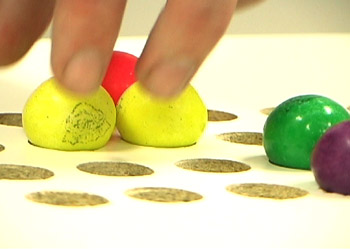
#> input picture website/images/sequencer3.jpg, 350 x 250 px
$ python cell_probe.py --image website/images/sequencer3.jpg   (older library calls are emulated)
#> lines starting #> are read from the running program, lines starting #| are printed output that depends on the picture
#!/usr/bin/env python3
"""Bubblegum sequencer, step 1: measure all 64 cells.

Answers one question: how far apart do filled and empty holes actually sit?

The holes are found in the image rather than predicted from a grid: they are
the only round mid-bright things on a black sheet, so detecting them directly
is easier and far more accurate than modelling where they ought to be. A
smooth polynomial warp is then fitted to the detections, which both fills in
any hole the detector missed and absorbs the lens's barrel distortion.

You still click the four corner holes once (cached to corners.json), but only
to say which part of the frame the board occupies. Nothing is positioned from
them.

Usage:
    python cell_probe.py --index 0              # live camera
    python cell_probe.py --image frame.png      # a saved frame
    python cell_probe.py --image frame.png --reclick   # redo the corners

Outputs, next to the working directory:
    cells.csv       one row per cell
    cells_map.png   the frame with every sampled disc drawn on it
    cells_plot.png  two scatter plots: colour plane, and brightness vs texture
    frame_last.png  the raw frame, so a run can be repeated offline
    warp.json       the fitted geometry, reused when the board is too dark to
                    find the empty holes
    tag_reference.json  where the grid sits relative to the AprilTags, so the
                    geometry follows the board when it is moved
    exposure.json   the exposure --dial-exposure settled on
    prototypes.json the taught colours and their spreads

Exposure is set on the camera through uvc-util, which lives next to this file.
OpenCV accepts the exposure property under macOS and then ignores it.
"""

import argparse
import csv
import json
import os
import shutil
import subprocess
import sys

import cv2
import numpy as np

COLS, ROWS = 16, 4
WARP_FILE = "warp.json"

# How far out to look when working out what a hole should be brighter than.
# 90 was too far: it reached up into the LED strips sitting just beyond the
# top and bottom rows, inflated the local reference there, and lost half of
# row 0 and a third of row 3. 40 keeps the strips out. Much below that and it
# starts averaging the hole into its own background.
BACKGROUND_SIGMA = 40
CORNER_PROMPTS = [
    "top-left hole (row 0, col 0)",
    "top-right hole (row 0, col 15)",
    "bottom-right hole (row 3, col 15)",
    "bottom-left hole (row 3, col 0)",
]


# ---------------------------------------------------------------- corners

def click_corners(frame, preview_width=1280):
    """Ask for the four corner hole centres, in order."""
    scale = min(1.0, preview_width / frame.shape[1])
    view0 = cv2.resize(frame, None, fx=scale, fy=scale) if scale < 1.0 else frame.copy()
    picked = []

    def on_mouse(event, mx, my, flags, _):
        if event == cv2.EVENT_LBUTTONDOWN and len(picked) < 4:
            picked.append((mx / scale, my / scale))

    win = "click the 4 corner holes"
    cv2.namedWindow(win)
    cv2.setMouseCallback(win, on_mouse)

    while len(picked) < 4:
        view = view0.copy()
        for i, (px, py) in enumerate(picked):
            cv2.circle(view, (int(px * scale), int(py * scale)), 8, (0, 255, 0), 2)
            cv2.putText(view, str(i), (int(px * scale) + 12, int(py * scale)),
                        cv2.FONT_HERSHEY_SIMPLEX, 0.6, (0, 255, 0), 2)
        msg = f"click {CORNER_PROMPTS[len(picked)]}    (u = undo, q = abort)"
        cv2.putText(view, msg, (12, 28), cv2.FONT_HERSHEY_SIMPLEX, 0.6,
                    (0, 0, 0), 4, cv2.LINE_AA)
        cv2.putText(view, msg, (12, 28), cv2.FONT_HERSHEY_SIMPLEX, 0.6,
                    (0, 255, 0), 1, cv2.LINE_AA)
        cv2.imshow(win, view)
        key = cv2.waitKey(20) & 0xFF
        if key == ord("q"):
            cv2.destroyWindow(win)
            return None
        if key == ord("u") and picked:
            picked.pop()

    cv2.destroyWindow(win)
    return picked


# ---------------------------------------------------------------- finding holes

# [77 lines left out: functions find_holes, group_rows, not called in this run]


# ---------------------------------------------------------------- tags

TAG_DICT = cv2.aruco.DICT_APRILTAG_36h11
REFERENCE_FILE = "tag_reference.json"


def detect_tags(gray):
    """Every AprilTag in the frame, as id -> its four corners.

    The tags sit near the strips and the white paper tends to wash out, so if
    the plain frame comes up short the same detector is run again on contrast
    equalised copies and the best answer wins. Note that widening the adaptive
    threshold range, which looks like the obvious knob, made things worse on a
    real frame: four tags became two.
    """
    d = cv2.aruco.getPredefinedDictionary(TAG_DICT)
    detector = cv2.aruco.ArucoDetector(d, cv2.aruco.DetectorParameters())
    flat = gray.astype(np.float32)
    flat = np.clip(flat / (cv2.GaussianBlur(flat, (0, 0), 31) + 1e-6) * 128, 0, 255)

    best = {}
    for image in (gray, cv2.createCLAHE(6.0, (8, 8)).apply(gray),
                  flat.astype(np.uint8)):
        corners, ids, _ = detector.detectMarkers(image)
        if ids is None:
            continue
        found = {int(i): c[0].astype(np.float64) for i, c in zip(ids.ravel(), corners)}
        if len(found) > len(best):
            best = found
        if len(best) >= 4:
            break
    return best


# [19 lines left out: functions write_reference, save_reference, not called in this run]


def load_reference():
    if not os.path.exists(REFERENCE_FILE):
        return None, None
    with open(REFERENCE_FILE) as fh:
        r = json.load(fh)
    rows = [row + [1] * (5 - len(row)) for row in r["cells"]]
    return ({int(k): np.array(v) for k, v in r["tags"].items()},
            np.array(rows, float))


# [50 lines left out: functions row_pitch, accumulate_reference, not called in this run]


def cells_from_tags(tags):
    """Place all 64 cells by moving the stored grid onto the tags seen now.

    Three tags is enough, which matters because one of the four is usually the
    marginal one. Four is better: the homography is then over-determined and
    the fit reports how well it agrees.
    """
    ref_tags, ref_cells = load_reference()
    if ref_tags is None:
        return None, None
    shared = sorted(set(ref_tags) & set(tags))
    if len(shared) < 3:
        return None, None

    src = np.vstack([ref_tags[i] for i in shared])
    dst = np.vstack([tags[i] for i in shared])
    H, _ = cv2.findHomography(src, dst, cv2.RANSAC, 3.0)
    if H is None:
        return None, None
    moved = cv2.perspectiveTransform(
        np.float32([ref_cells[:, :2]]), H)[0]

    # Carry the sample ellipses across too, scaled by however much the
    # homography stretches the image at each cell.
    nudged = cv2.perspectiveTransform(
        np.float32([ref_cells[:, :2] + [1.0, 0.0]]), H)[0]
    raised = cv2.perspectiveTransform(
        np.float32([ref_cells[:, :2] + [0.0, 1.0]]), H)[0]
    sx = np.linalg.norm(nudged - moved, axis=1)
    sy = np.linalg.norm(raised - moved, axis=1)

    fit = float(np.median(np.linalg.norm(
        cv2.perspectiveTransform(np.float32([src]), H)[0] - dst, axis=1)))
    cells = [{"idx": i, "row": i // COLS, "col": i % COLS,
              "x": float(moved[i][0]), "y": float(moved[i][1]),
              "rx": max(4, int(ref_cells[i][2] * sx[i])),
              "ry": max(4, int(ref_cells[i][3] * sy[i])),
              "found": 0}
             for i in range(COLS * ROWS)]
    return cells, (shared, fit, H)


# ---------------------------------------------------------------- board to pixels

# [46 lines left out: functions warp_basis, fit_warp, seed_labels, load_warp, not called in this run]


def save_warp(cx, cy, v_degree):
    with open(WARP_FILE, "w") as fh:
        json.dump({"cx": list(cx), "cy": list(cy), "v_degree": v_degree}, fh)


# [121 lines left out: function locate_cells, not called in this run]


# ---------------------------------------------------------------- colours

PROTOTYPE_FILE = "prototypes.json"
# Floors on the spread, per Lab channel. Four balls in one frame understate
# how much a colour really varies across the board, and a spread measured as
# near zero would make the classifier absurdly sure of itself.
#
# L is floored much higher than a and b because brightness is what position
# costs you: the same pink ball reads L 50 mid-board and L 30 in the corner,
# where the light is weakest and the sample smallest, while its a stays near
# 48 either way. Measured on a full board, 4.5 spreads then sits between the
# worst real ball at 3.9 and the nearest empty hole at 5.7.
SPREAD_FLOOR = (12.0, 4.0, 4.0)
# Teaching throws out strays by hue alone, never brightness. An empty hole
# that happens to be bright lands in the filled group and is the wrong colour;
# a real ball at the board's edge is the right colour but dim, and trimming on
# brightness threw that one away while keeping the stray. Floored at 7 because
# a dim ball loses some chroma too: the corner pink reads a* 34 where the
# others read 47.
TRIM_FLOOR = 7.0        # Lab units of hue that still count as the same colour
TRIM_DISTANCE = 3.0     # how many of those a colour may span
MAX_DISTANCE = 4.5      # spreads away from a prototype before we disown it
MARGIN = 1.4            # how much closer the winner must be than the runner-up


# [241 lines left out: functions load_prototypes, split_board, summarise, teach, classify, sample_cell and 3 more, not called in this run]


# ---------------------------------------------------------------- main

EXPOSURE_FILE = "exposure.json"

# The camera's own exposure-time-abs control runs 1 to 5000 and auto picks about
# 157, which blows the balls out. These are the settings worth trying, spaced
# geometrically so each step is roughly half a stop.
EXPOSURE_CANDIDATES = [4, 6, 9, 13, 19, 27, 38, 55, 78, 110, 157, 220]

UVC_MANUAL, UVC_AUTO = 1, 8


# [39 lines left out: functions uvc_util, clipped_fraction, not called in this run]


class quiet:
    """Hold the OS quiet while the camera opens.

    macOS logs a deprecation notice about Continuity Cameras straight to fd 2
    from inside AVFoundation, every single run. It is not ours to fix and it
    says nothing useful, so fd 2 is parked on /dev/null for the one call that
    provokes it and put straight back. Anything we actually want to report
    about the camera, we report ourselves.
    """

    # [92 lines left out: functions __enter__, __exit__, open_camera, grab, set_exposure, dial_exposure, not called in this run]


def get_frame(args, corners):
    if args.image:
        frame = cv2.imread(args.image)
#> frame is the input picture: shape (250, 350, 3); mean B, G, R 149, 204.1, 216.7
        if frame is None:
            print(f"Could not read {args.image}")
            return None
        return frame

    cap = open_camera(args)
    if cap is None:
        return None

    exposure = args.exposure
    if args.dial_exposure:
        exposure = dial_exposure(cap, args.uvc_index, args.clip_target, corners)
        if exposure is not None:
            with open(EXPOSURE_FILE, "w") as fh:
                json.dump({"exposure": exposure}, fh)
            print(f"  Saved to {EXPOSURE_FILE}; later runs will reuse it.")
    elif exposure is None and not args.ignore_saved and os.path.exists(EXPOSURE_FILE):
        with open(EXPOSURE_FILE) as fh:
            exposure = json.load(fh)["exposure"]
        print(f"Using exposure {exposure} from {EXPOSURE_FILE} "
              "(--dial-exposure to redo, --exposure auto for the camera's own).")

    # None means hand it back to the camera, which is what --exposure auto asks
    # for; anything else pins it.
    if exposure is not None or args.ignore_saved:
        set_exposure(args.uvc_index, exposure)

    frame = grab(cap, 10)
    cap.release()
    if frame is not None:
        c = clipped_fraction(frame, corners)
        print(f"Frame is {c * 100:.2f}% clipped.")
    return frame


def main():
    ap = argparse.ArgumentParser()
    ap.add_argument("--index", type=int, default=0)
    ap.add_argument("--image", type=str, default=None)
    ap.add_argument("--width", type=int, default=1920)
    ap.add_argument("--height", type=int, default=1080)
    ap.add_argument("--corners", type=str, default="corners.json")
    ap.add_argument("--reclick", action="store_true",
                    help="redo the corner clicks; implies --recalibrate")
    ap.add_argument("--recalibrate", action="store_true",
                    help="ignore the tags and re-fit the grid from the holes, "
                         f"rewriting {REFERENCE_FILE}. Needs the room lit.")
    ap.add_argument("--radius", type=int, default=None,
                    help="force every sample to a circle of this radius in px, "
                         "instead of an ellipse fitted to each hole")
    ap.add_argument("--sens", type=float, default=1.25,
                    help="hole detector: how much brighter than its surroundings "
                         "a hole has to be. Lower finds dimmer holes.")
    ap.add_argument("--teach", type=str, default=None, metavar="COLOUR",
                    help="learn this colour from a board holding only it, and "
                         f"re-learn empty from the rest. Writes {PROTOTYPE_FILE}.")
    ap.add_argument("--no-gui", action="store_true",
                    help="never open a window; requires a cached corners file")
    ap.add_argument("--dial-exposure", action="store_true",
                    help="sweep the exposure once, keep the brightest setting "
                         f"that does not blow out the balls, save to {EXPOSURE_FILE}")
    ap.add_argument("--exposure", type=str, default=None,
                    help=f"a fixed exposure value, or 'auto' to ignore "
                         f"{EXPOSURE_FILE} and let the camera decide")
    ap.add_argument("--uvc-index", type=int, default=0,
                    help="which camera uvc-util sees, from `uvc-util -d`")
    ap.add_argument("--clip-target", type=float, default=0.001,
                    help="how much of the frame --dial-exposure will let clip "
                         "at 255 (default 0.001, i.e. a tenth of a percent)")
    args = ap.parse_args()
    args.recalibrate = args.recalibrate or args.reclick
    if args.exposure is not None:
        args.exposure = None if args.exposure.lower() == "auto" else float(args.exposure)
        args.ignore_saved = True
    else:
        args.ignore_saved = False

    # Read the corners first where we can: the exposure sweep needs to know
    # which part of the frame is board, so that the strips in shot do not count
    # as clipping.
    corners = None
    if os.path.exists(args.corners) and not args.reclick:
        with open(args.corners) as fh:
            corners = json.load(fh)

    frame = get_frame(args, corners)
    if frame is None:
        return 1
    if not args.image:
        cv2.imwrite("frame_last.png", frame)

    gray = cv2.cvtColor(frame, cv2.COLOR_BGR2GRAY)
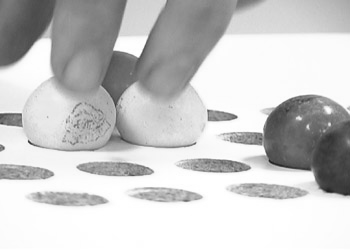
#> gray: shape (250, 350); min 25, max 255, mean 201.7
    tags = detect_tags(gray)
#> in detect_tags, `flat = np.clip(flat / (cv2.GaussianBlur(flat, (0, 0), 31) + 1e-6) * 12..`:
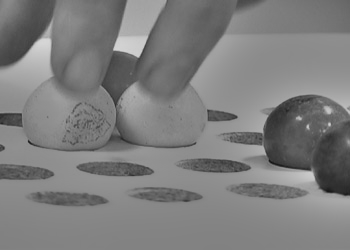
#> flat: shape (250, 350) float32; min 17.68, max 214.7, mean 126.4
#> the loop in detect_tags, `for image in (gray, cv2.createCLAHE(6.0, (8, 8)).apply(gray), flat.ast..` made 3 passes
#> after the loop in detect_tags, `for image in (gray, cv2.createCLAHE(6.0, (8, 8)).apply(gray),`: best = 0 items
#> tags = 0 items
    print(f"Tags seen: {sorted(tags) if tags else 'none'}")
#| Tags seen: none

    # Once the tags can place the grid there is nothing left for the corner
    # clicks to do: they only ever bounded the hole search and gave the row
    # grouping a rough rectification, and both belong to the fitting path.
    # --recalibrate forces that path, to record the reference again.
    cells, residual = (None, None)
    if not args.recalibrate:
        cells, how = cells_from_tags(tags)
        if cells is not None:
            seen, fit, H = how
            print(f"Placed from tags {seen}, agreeing to {fit:.1f} px. "
                  "No corners needed.")
            grew = accumulate_reference(gray, cells, H, args.sens)
            if grew:
                print(f"  Confirmed {grew[0]} cells against holes seen now; "
                      f"{grew[1]} of {COLS * ROWS} pinned so far.")
                cells, _ = cells_from_tags(tags)

    if cells is None:
        if corners is None:
            if args.no_gui:
                print("No cached corners and --no-gui was given.")
                return 1
            corners = click_corners(frame)
#> in click_corners, `cv2.putText(view, msg, (12, 28), cv2.FONT_HERSHEY_SIMPLEX, 0.6, (0, 25..`:
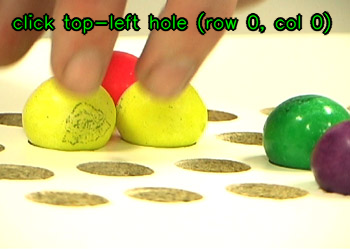
#> view: shape (250, 350, 3); mean B, G, R 144.9, 200.4, 209.1
#> (key q is pressed here)
            if corners is None:
                print("Aborted.")
                return 1
            with open(args.corners, "w") as fh:
                json.dump(corners, fh)
            print(f"Saved corners to {args.corners}.")

        else:
            print(f"Using cached corners from {args.corners} "
                  "(--reclick to redo).")

        pitch = float(np.linalg.norm(np.float32(corners[1]) - np.float32(corners[0]))
                      / (COLS - 1))
        blobs = find_holes(gray, corners, pitch, args.sens)
        print(f"Found {len(blobs)} holes in the frame "
              f"(expecting up to {COLS * ROWS}).")
        # With the room dark only the balls show up, which is the point, so a
        # low count is fine as long as there is a saved geometry to fall on.
        if len(blobs) < 16 and load_warp() is None:
            print("Too few to work with, and no saved geometry. Try a lower "
                  "--sens, or run once with the room lights on.")
            return 1
        cells, residual = locate_cells(blobs, corners, pitch)
        if cells is None:
            return 1
    # residual is None when the tags placed the grid; they have said their piece
    # already and none of the hole counts mean anything in that case.
    if residual is not None:
        found = sum(c["found"] for c in cells)
        print(f"The detector saw {found} of {len(cells)} holes; "
              "the warp covers the rest.")
        if residual:
            print(f"Warp fits the found holes to {np.median(residual):.1f} px median, "
                  f"{max(residual):.1f} px worst.")

    for c in cells:
        if args.radius:
            c["rx"] = c["ry"] = args.radius
        s = sample_cell(frame, gray, c["x"], c["y"], c["rx"], c["ry"])
        if s is None:
            s = {"L": 0.0, "a": 0.0, "b": 0.0, "texture": 0.0,
                 "clipped": 0.0, "mean_gray": 0.0}
        c.update(s)
        c["bgr"] = tuple(int(v) for v in cv2.cvtColor(
            np.uint8([[[s["L"] * 255 / 100, s["a"] + 128, s["b"] + 128]]]),
            cv2.COLOR_LAB2BGR)[0][0])

    with open("cells.csv", "w", newline="") as fh:
        w = csv.writer(fh)
        w.writerow(["idx", "row", "col", "x", "y", "rx", "ry", "found",
                    "colour", "distance",
                    "L", "a", "b", "texture", "clipped", "mean_gray"])
        for c in cells:
            w.writerow([c["idx"], c["row"], c["col"], round(c["x"], 1), round(c["y"], 1),
                        c["rx"], c["ry"], c["found"],
                        c.get("colour", ""), round(c.get("distance", 0.0), 2),
                        round(c["L"], 2), round(c["a"], 2), round(c["b"], 2),
                        round(c["texture"], 1), round(c["clipped"], 3),
                        round(c["mean_gray"], 1)])

    if args.teach:
        teach(cells, args.teach)
    else:
        protos = load_prototypes()
        if protos:
            classify(cells, protos)
            tally = {}
            for c in cells:
                tally[c["colour"]] = tally.get(c["colour"], 0) + 1
            named = {k: v for k, v in sorted(tally.items()) if k != "empty"}
            print(f"\nRead: {named}, and {tally.get('empty', 0)} empty.")
        else:
            print(f"\nNo {PROTOTYPE_FILE} yet. Put one colour on the board and "
                  "run with --teach <colour>, once per colour.")

    blown = [c["idx"] for c in cells if c["clipped"] > 0.02]
    if blown:
        print(f"\n{len(blown)} cells have over 2% of their pixels clipped at 255: "
              f"{blown[:12]}{' ...' if len(blown) > 12 else ''}")
        print("  A clipped pixel has lost its colour, and pale balls clip first.")
        print("  Shorten the exposure or take a strip out before reading anything "
              "into the colours.")

    # A good fit plus tags in shot is the moment to record where the grid sits
    # relative to them, so that later frames can find it again after the board
    # has been knocked.
    if residual and len(tags) >= 3:
        save_reference(tags, cells)
        print(f"Recorded the grid against tags {sorted(tags)} "
              f"in {REFERENCE_FILE}.")

    draw_map(frame, cells, "cells_map.png")
    draw_plots(cells, "cells_plot.png")

    for key, name in (("L", "brightness L*"), ("texture", "texture")):
        vals = [c[key] for c in cells]
        thresh, gap = otsu_split(vals)
        low = sum(1 for v in vals if v <= thresh)
        print(f"\n{name}: range {min(vals):.1f} to {max(vals):.1f}")
        print(f"  natural split at {thresh:.1f}  ->  {low} below, {len(vals) - low} above")
        print(f"  gap between the two groups: {gap:.1f}"
              f"   ({'clean' if gap > 0.08 * (max(vals) - min(vals)) else 'weak, they overlap'})")

    print(f"\n{len(cells)} cells written to cells.csv")
    print("Look at cells_map.png to check the discs landed on the holes,")
    print("and cells_plot.png to see whether things cluster.")
    return 0


if __name__ == "__main__":
#> (the run stopped early here; a loop or call above may not have finished)

$ run again, on website/images/sequencer4.jpg
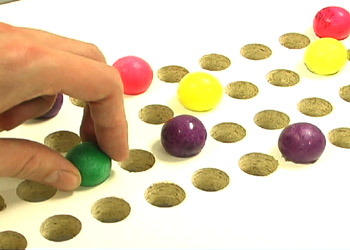
#> input picture website/images/sequencer4.jpg, 350 x 250 px
#> in get_frame, frame is the input picture: shape (250, 350, 3); mean B, G, R 174.8, 203.7, 221.5
#> in detect_tags, `flat = np.clip(flat / (cv2.GaussianBlur(flat, (0, 0), 31) + 1e-6) * 12..`:
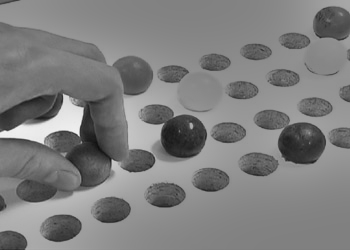
#> flat: shape (250, 350) float32; min 14.46, max 240.8, mean 127
#> the loop in detect_tags, `for image in (gray, cv2.createCLAHE(6.0, (8, 8)).apply(gray), flat.ast..` made 3 passes
#> after the loop in detect_tags, `for image in (gray, cv2.createCLAHE(6.0, (8, 8)).apply(gray),`: best = 0 items
#| Tags seen: none
#> in click_corners, `cv2.putText(view, msg, (12, 28), cv2.FONT_HERSHEY_SIMPLEX, 0.6, (0, 25..`:
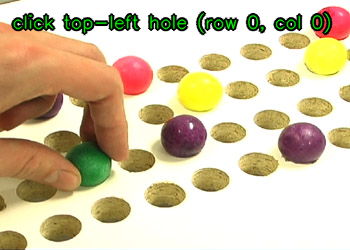
#> view: shape (250, 350, 3); mean B, G, R 165.5, 196.7, 211.5

$ run again, on website/images/sequencer5.jpg
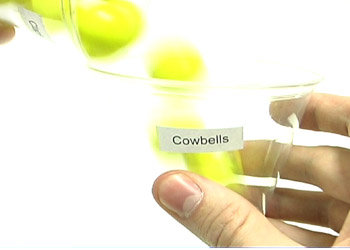
#> input picture website/images/sequencer5.jpg, 350 x 250 px
#> in get_frame, frame is the input picture: shape (250, 350, 3); mean B, G, R 204.1, 232.4, 237.3
#> in detect_tags, `flat = np.clip(flat / (cv2.GaussianBlur(flat, (0, 0), 31) + 1e-6) * 12..`:
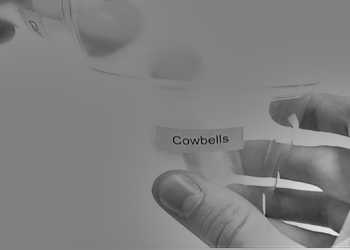
#> flat: shape (250, 350) float32; min 13.01, max 227.4, mean 127.7
#> the loop in detect_tags, `for image in (gray, cv2.createCLAHE(6.0, (8, 8)).apply(gray), flat.ast..` made 3 passes
#> after the loop in detect_tags, `for image in (gray, cv2.createCLAHE(6.0, (8, 8)).apply(gray),`: best = 0 items
#| Tags seen: none
#> in click_corners, `cv2.putText(view, msg, (12, 28), cv2.FONT_HERSHEY_SIMPLEX, 0.6, (0, 25..`:
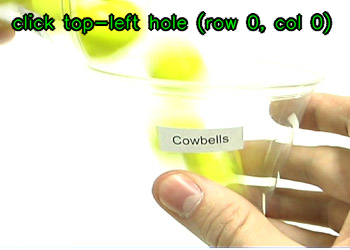
#> view: shape (250, 350, 3); mean B, G, R 196.5, 224.8, 227.6
